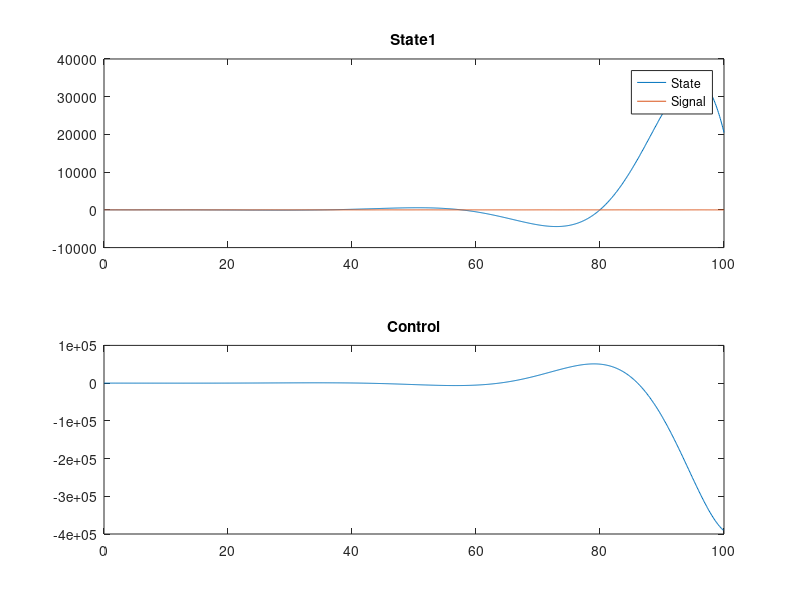

This chart was generated by the following MATLAB code:
clear all;
clc;

%% 6)	Show examples (Matlab and Simulink) on the performance of one (two?) PID used to do the same task

% Continuous time system

Ac = [-0.1 -0.12
      -0.3 -0.012];
Bc = [0 
      -0.07];
C = eye(2);
D = zeros(2,1);

sampleTime=0.1;
horizon=100;

x0=[10
    -2];
sysc = ss(Ac,Bc,C,D);
sysd=c2d(sysc,sampleTime);
Ad=sysd.A;
Bd=sysd.B;

t=0:sampleTime:horizon;
nSamples=length(t);
N = length(t)-1;

x1_track=4*sin(t);
x2_track=-10*sin(t);
x(:,1)=x0;
x(:,2)=x0;

Qv = [0.1 0
      0 0.1]; % covariance noise of input
rng default  % for reproducibility
mucsi = [0 0]; % mean noise of input
csi = mvnrnd(mucsi,Qv,N)'; % generates random input noise

% Values for PID, obtained tuning the PID in Simulink
Kp=390;
Ki=15;
Kd=559;

previousError = 0;
integral = 0;
for i=1:nSamples-1
%example of PID control on the temperature
  error = x1_track(:,i) - x(1,i);
  integral = integral + error*sampleTime;
  derivative = (error - previousError)/sampleTime;
  u(:,i) = Kp*error + Ki*integral + Kd*derivative;
  previousError = error;
  
  %evolution of the system
  x(:,i+1)=Ad*x(:,i)+Bd*u(:,i)+csi(:,i);
end

subplot(2,1,1);
plot(t,x(1,:));
hold on;
plot(t,x1_track(1,:));
hold off;
title('State1');
legend('State','Signal');

% PID 2

Kp=1;
Ki=1;
Kd=0;

previousError = 0;
integral = 0;
for i=1:nSamples-1
%example of PID control on the reaction
  error = x1_track(:,i) - x(1,i);
  integral = integral + error*sampleTime;
  derivative = (error - previousError)/sampleTime;
  u(:,i) = Kp*error + Ki*integral + Kd*derivative;
  previousError = error;
  
  %evolution of the system
  x(:,i+1)=Ad*x(:,i)+Bd*u(:,i)+csi(:,i);
end

% Plotting simulation
subplot(2,1,1);
plot(t,x(1,:));
hold on;
plot(t,x1_track(1,:));
hold off;
title('State1');
legend('State','Signal');

% subplot(3,1,2);
% plot(t,x(2,:));
% hold on;
% plot(t,x2_track(1,:));
% hold off;
% title('State2');
% legend('State','Signal');

subplot(2,1,2);
plot(t(1:end-1),u(1,:));
title('Control');
